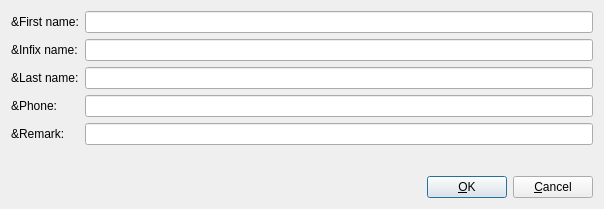
<?xml version="1.0" encoding="UTF-8"?>
<ui version="4.0" stdsetdef="1">
  <author></author>
  <comment></comment>
  <exportmacro></exportmacro>
  <class>AddressCardForm</class>
  <widget class="QDialog" name="AddressCardForm">
    <property name="geometry">
      <rect>
        <x>0</x>
        <y>0</y>
        <width>604</width>
        <height>209</height>
      </rect>
    </property>
    <property name="windowTitle">
      <string>Twinkle - Address Card</string>
    </property>
    <layout class="QVBoxLayout">
      <item>
        <layout class="QGridLayout">
          <item row="4" column="0">
            <widget class="QLabel" name="remarkTextLabel">
              <property name="text">
                <string>&amp;Remark:</string>
              </property>
              <property name="buddy" stdset="0">
                <cstring>remarkLineEdit</cstring>
              </property>
              <property name="wordWrap">
                <bool>false</bool>
              </property>
            </widget>
          </item>
          <item row="1" column="1">
            <widget class="QLineEdit" name="infixNameLineEdit">
              <property name="whatsThis" stdset="0">
                <string>Infix name of contact.</string>
              </property>
            </widget>
          </item>
          <item row="0" column="1">
            <widget class="QLineEdit" name="firstNameLineEdit">
              <property name="whatsThis" stdset="0">
                <string>First name of contact.</string>
              </property>
            </widget>
          </item>
          <item row="0" column="0">
            <widget class="QLabel" name="firstNameTextLabel">
              <property name="text">
                <string>&amp;First name:</string>
              </property>
              <property name="buddy" stdset="0">
                <cstring>firstNameLineEdit</cstring>
              </property>
              <property name="wordWrap">
                <bool>false</bool>
              </property>
            </widget>
          </item>
          <item row="4" column="1">
            <widget class="QLineEdit" name="remarkLineEdit">
              <property name="whatsThis" stdset="0">
                <string>You may place any remark about the contact here.</string>
              </property>
            </widget>
          </item>
          <item row="3" column="0">
            <widget class="QLabel" name="phoneTextLabel">
              <property name="text">
                <string>&amp;Phone:</string>
              </property>
              <property name="buddy" stdset="0">
                <cstring>phoneLineEdit</cstring>
              </property>
              <property name="wordWrap">
                <bool>false</bool>
              </property>
            </widget>
          </item>
          <item row="1" column="0">
            <widget class="QLabel" name="infixNameTextLabel">
              <property name="text">
                <string>&amp;Infix name:</string>
              </property>
              <property name="buddy" stdset="0">
                <cstring>infixNameLineEdit</cstring>
              </property>
              <property name="wordWrap">
                <bool>false</bool>
              </property>
            </widget>
          </item>
          <item row="3" column="1">
            <widget class="QLineEdit" name="phoneLineEdit">
              <property name="whatsThis" stdset="0">
                <string>Phone number or SIP address of contact.</string>
              </property>
            </widget>
          </item>
          <item row="2" column="1">
            <widget class="QLineEdit" name="lastNameLineEdit">
              <property name="whatsThis" stdset="0">
                <string>Last name of contact.</string>
              </property>
            </widget>
          </item>
          <item row="2" column="0">
            <widget class="QLabel" name="lastNameTextLabel">
              <property name="text">
                <string>&amp;Last name:</string>
              </property>
              <property name="buddy" stdset="0">
                <cstring>lastNameLineEdit</cstring>
              </property>
              <property name="wordWrap">
                <bool>false</bool>
              </property>
            </widget>
          </item>
        </layout>
      </item>
      <item>
        <spacer name="spacer100">
          <property name="sizeHint">
            <size>
              <width>20</width>
              <height>31</height>
            </size>
          </property>
          <property name="sizeType">
            <enum>QSizePolicy::Expanding</enum>
          </property>
          <property name="orientation">
            <enum>Qt::Vertical</enum>
          </property>
        </spacer>
      </item>
      <item>
        <layout class="QHBoxLayout">
          <item>
            <spacer name="spacer99">
              <property name="sizeHint">
                <size>
                  <width>261</width>
                  <height>20</height>
                </size>
              </property>
              <property name="sizeType">
                <enum>QSizePolicy::Expanding</enum>
              </property>
              <property name="orientation">
                <enum>Qt::Horizontal</enum>
              </property>
            </spacer>
          </item>
          <item>
            <widget class="QPushButton" name="okPushButton">
              <property name="text">
                <string>&amp;OK</string>
              </property>
              <property name="shortcut">
                <string>Alt+O</string>
              </property>
              <property name="default">
                <bool>true</bool>
              </property>
            </widget>
          </item>
          <item>
            <widget class="QPushButton" name="cancelPushButton">
              <property name="text">
                <string>&amp;Cancel</string>
              </property>
              <property name="shortcut">
                <string>Alt+C</string>
              </property>
            </widget>
          </item>
        </layout>
      </item>
    </layout>
  </widget>
  <layoutdefault spacing="6" margin="11"/>
  <pixmapfunction>qPixmapFromMimeSource</pixmapfunction>
  <tabstops>
    <tabstop>firstNameLineEdit</tabstop>
    <tabstop>infixNameLineEdit</tabstop>
    <tabstop>lastNameLineEdit</tabstop>
    <tabstop>phoneLineEdit</tabstop>
    <tabstop>remarkLineEdit</tabstop>
    <tabstop>okPushButton</tabstop>
    <tabstop>cancelPushButton</tabstop>
  </tabstops>
  <includes>
    <include location="local">address_book.h</include>
  </includes>
  <connections>
    <connection>
      <sender>okPushButton</sender>
      <signal>clicked()</signal>
      <receiver>AddressCardForm</receiver>
      <slot>validate()</slot>
    </connection>
    <connection>
      <sender>cancelPushButton</sender>
      <signal>clicked()</signal>
      <receiver>AddressCardForm</receiver>
      <slot>reject()</slot>
    </connection>
  </connections>
</ui>
